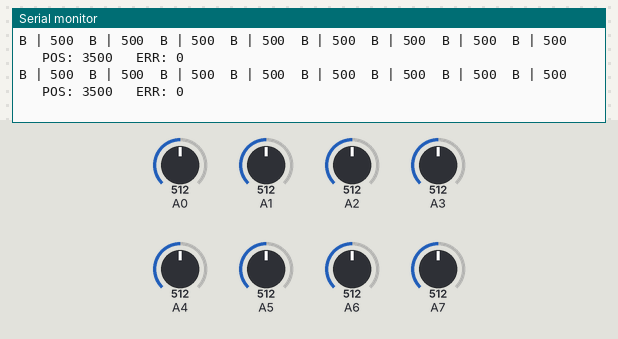
The sketch below on a simulated Arduino Nano, built with avr-gcc and run on an emulated ATmega328P. On the bench: the last lines printed to the serial monitor. The inputs (shaded band) are chosen by the test bench; at power-on: A3 = 512, A4 = 512, A0 = 512, A1 = 512, A2 = 512, A5 = 512, A6 = 512, A7 = 512.

Above: at 23.2 s.
23.3 s: A3 set to 495
At 23.35 s:
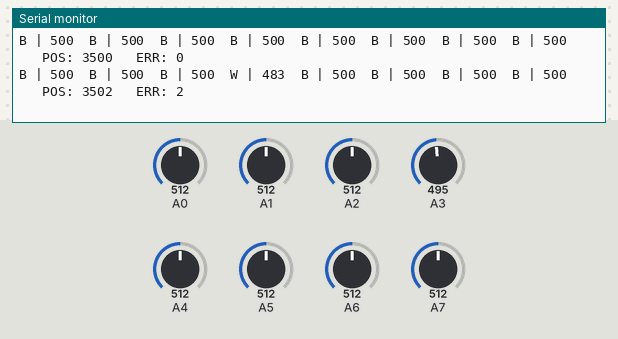
25.2 s: A4 set to 497
At 25.25 s:
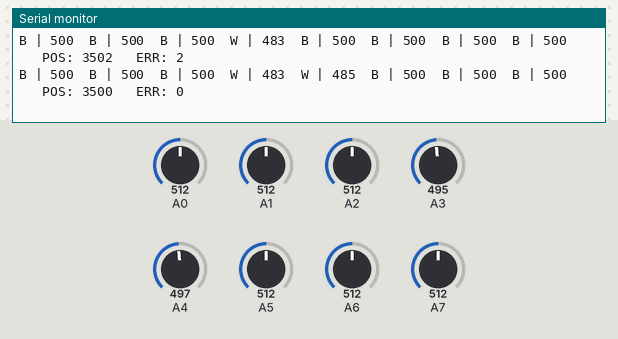

The sketch:

Sensor.ino
```cpp
#include <QTRSensors.h>

QTRSensors qtr;

const uint8_t SensorCount = 8;
uint16_t sensorValues[SensorCount];

void setup() {
    Serial.begin(9600);

    qtr.setTypeAnalog();

    // ✅ Use all 8 analog pins on Nano
    qtr.setSensorPins((const uint8_t[]){A0, A1, A2, A3, A4, A5, A6, A7}, SensorCount);

    delay(1000);

    Serial.println("Starting Calibration... Move sensor over line!");

    for (uint16_t i = 0; i < 300; i++) {
        qtr.calibrate();
        delay(20);
    }

    Serial.println("Calibration Complete!");
    delay(1500);
}

void loop() {
    uint16_t position = qtr.readLineBlack(sensorValues);

    int center = ((SensorCount - 1) * 1000) / 2;
    int error = position - center;

    for (uint8_t i = 0; i < SensorCount; i++) {
        // Adjust threshold if needed
        if (sensorValues[i] < 500)
            Serial.print("W | ");
        else
            Serial.print("B | ");

        Serial.print(sensorValues[i]);
        Serial.print('\t');
    }

    Serial.print("   POS: ");
    Serial.print(position);
    Serial.print("   ERR: ");
    Serial.print(error);

    Serial.println();
    delay(50);
}
```

Measured:
- the behaviour switches between 512 and 511 on A3 (found by bisection; images 0 and 1)
- the behaviour switches between 512 and 511 on A4 (found by bisection; images 1 and 2)
- after the input at 23.3 s, the serial monitor: prints a new line at once (image 1)
- after the input at 25.2 s, the serial monitor: prints a new line at once (image 2)
